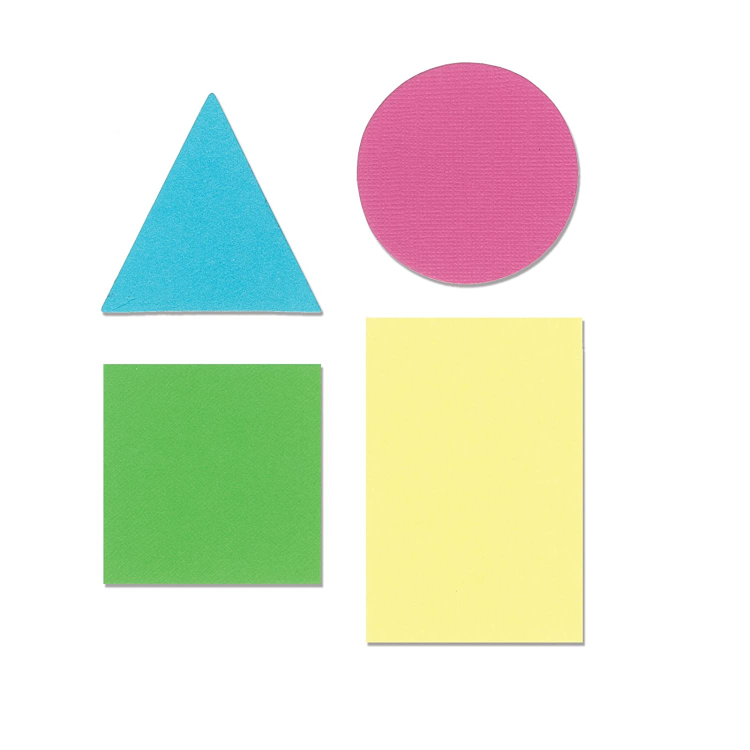
#> input picture data/shapes2.jpg, 1500 x 1500 px (shown at 1/2 size)
$ python contour_shape.detection.py
#> lines starting #> are read from the running program, lines starting #| are printed output that depends on the picture; after the words box and inside, x2 and y2 are one past the last pixel; in counts of white or black regions, pixels touching at a corner belong together; long printed decimals are rounded
import cv2
import numpy as np

# contour are corner points or outline


def stackImages(scale, imgArray):
    rows = len(imgArray)
    cols = len(imgArray[0])
    rowsAvailable = isinstance(imgArray[0], list)
    width = imgArray[0][0].shape[1]
    height = imgArray[0][0].shape[0]
    if rowsAvailable:
        for x in range(0, rows):
            for y in range(0, cols):
                if imgArray[x][y].shape[:2] == imgArray[0][0].shape[:2]:
                    imgArray[x][y] = cv2.resize(
                        imgArray[x][y], (0, 0), None, scale, scale
                    )
                else:
                    imgArray[x][y] = cv2.resize(
                        imgArray[x][y],
                        (imgArray[0][0].shape[1], imgArray[0][0].shape[0]),
                        None,
                        scale,
                        scale,
                    )
                if len(imgArray[x][y].shape) == 2:
                    imgArray[x][y] = cv2.cvtColor(imgArray[x][y], cv2.COLOR_GRAY2BGR)
        imageBlank = np.zeros((height, width, 3), np.uint8)
        hor = [imageBlank] * rows
        hor_con = [imageBlank] * rows
        for x in range(0, rows):
            hor[x] = np.hstack(imgArray[x])
        ver = np.vstack(hor)
    else:
        for x in range(0, rows):
            if imgArray[x].shape[:2] == imgArray[0].shape[:2]:
                imgArray[x] = cv2.resize(imgArray[x], (0, 0), None, scale, scale)
            else:
                imgArray[x] = cv2.resize(
                    imgArray[x],
                    (imgArray[0].shape[1], imgArray[0].shape[0]),
                    None,
                    scale,
                    scale,
                )
            if len(imgArray[x].shape) == 2:
                imgArray[x] = cv2.cvtColor(imgArray[x], cv2.COLOR_GRAY2BGR)
        hor = np.hstack(imgArray)
        ver = hor
    return ver


def getContours(img, imgContour):
    countours, hierarchy = cv2.findContours(
        img, cv2.RETR_EXTERNAL, cv2.CHAIN_APPROX_NONE
    )  # find the edges

    for cnt in countours:
        area = cv2.contourArea(cnt)
        print(area)
        cv2.drawContours(imgContour, cnt, -1, (255, 0, 0), 3)
        # to get the corners
        peri = cv2.arcLength(cnt, True)
        print(peri)

        # approximate corner points
        approx = cv2.approxPolyDP(cnt, 0.02 * peri, True)
        print(len(approx))  # 3 circle , 4 square etc

        # object corners
        objectCorner = len(approx)
        x, y, w, h = cv2.boundingRect(approx)

        if objectCorner == 3:
            objectType = "Triangle"
        elif objectCorner == 4:
            aspectRatio = w / float(h)
            if aspectRatio > 0.95 and aspectRatio < 1.05:
                objectType = "Square"
            else:
                objectType = "Rectangle"
        elif objectCorner > 4:
            objectType = "Circle"
        else:
            objectType = None

        # bounding box across all shapes
        cv2.rectangle(imgContour, (x, y), (x + w, y + h), (0, 255, 0), 3)
        cv2.putText(
            imgContour,
            objectType,
            (x + (w // 2) - 10, y + (h // 2) - 10),
            cv2.FONT_ITALIC,
            0.5,
            (0, 255, 255),
            2,
        )


img = cv2.imread("data/shapes2.jpg")
#> img is the input picture: shape (1500, 1500, 3); mean B, G, R 218.7, 234.1, 229.9
img = cv2.resize(img, (600, 400))
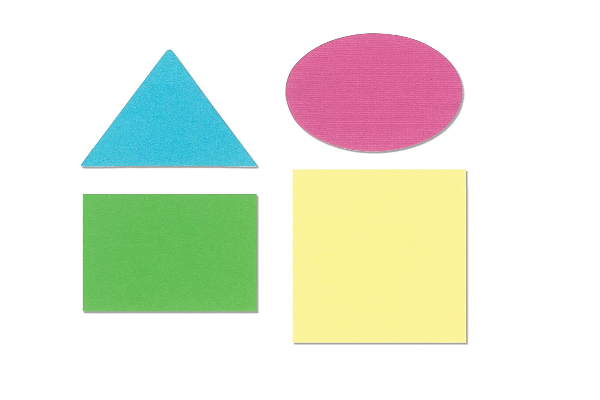
#> img: shape (400, 600, 3); mean B, G, R 218.7, 234.1, 229.9

print(img.shape)
#| (400, 600, 3)
# (602, 564, 3)

imgContour = img.copy()

# convert to grayscale
imgGray = cv2.cvtColor(img, cv2.COLOR_BGR2GRAY)
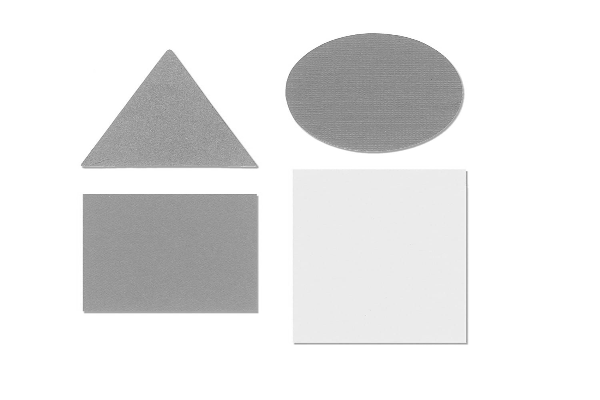
#> imgGray: shape (400, 600); min 102, max 255, mean 231.1
print(imgGray.shape)
#| (400, 600)
# (602, 564) # losing the channel after converting to GrayScale

# Adding Blur
imgBlur = cv2.GaussianBlur(imgGray, (9, 9), 0.5)

# Adding Canny

imgCanny = cv2.Canny(imgBlur, 50, 50)
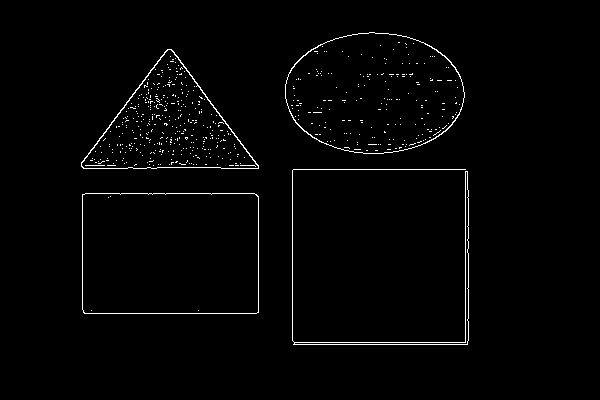
#> imgCanny: shape (400, 600); 1.6% white in thin lines or dots, all inside (x1, y1, x2, y2) = (81, 32, 469, 345)

getContours(imgCanny, imgContour)
#> in getContours, `countours, hierarchy = cv2.findContours( img, cv2.RETR_EXTERNAL, cv2.C..`: countours = 4 contours; box (x1, y1, x2, y2) and area: (82, 193, 259, 314) 21102, (285, 32, 465, 154) 16982, (81, 49, 259, 169) 11080, (292, 169, 469, 345) 829
#> the loop in getContours, `for cnt in countours:` made 4 passes
#> (area, peri, approx, objectCorner, x, y, w, h) on pass 1: (21101.5, 592, [[82, 194], [84, 313], [258, 312], [256, 194]], 4, 82, 194, 177, 120)
#> (area, peri, approx, objectCorner, x, y, w, h) on pass 3: (11080.5, 492, [[81, 162], [258, 168], [171, 49]], 3, 81, 49, 178, 120)
#| 21101.5
#| 592.042
#| 4
#| 829.0
#| 1391.113
#| 8
#| 11080.5
#| 491.973
#| 3
#| 16982.0
#> (further printed lines are left out)
#> after the loop in getContours, `for cnt in countours:`:
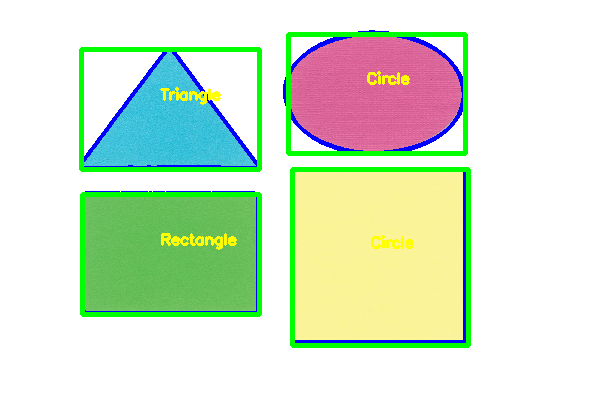
#> imgContour: shape (400, 600, 3); 7.59% of pixels changed, all inside (x1, y1, x2, y2) = (79, 30, 471, 348)

imgBlank = np.zeros_like(img)

imgStack = stackImages(0.6, ([img, imgGray, imgBlur], [imgCanny, imgContour, imgBlank]))
#> after the loop in stackImages, `for x in range(0, rows):`: hor = 2 items
#> in stackImages, `ver = np.vstack(hor)`:
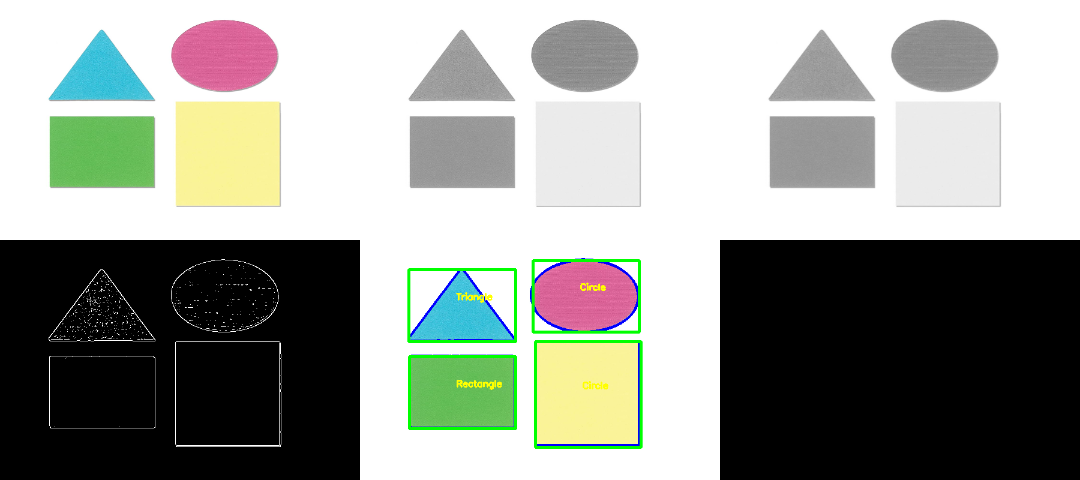
#> ver: shape (480, 1080, 3); mean of channels 0, 1, 2 148.6, 155.4, 151.8; drawn as B, G, R

# cv2.imshow("sample", img)
# cv2.imshow("Gray", imgGray)
# cv2.imshow("Blur", imgBlur)

cv2.imshow("Stacked", imgStack)
cv2.waitKey(0)

$ run again, with data/shapes.jpg copied over data/shapes2.jpg
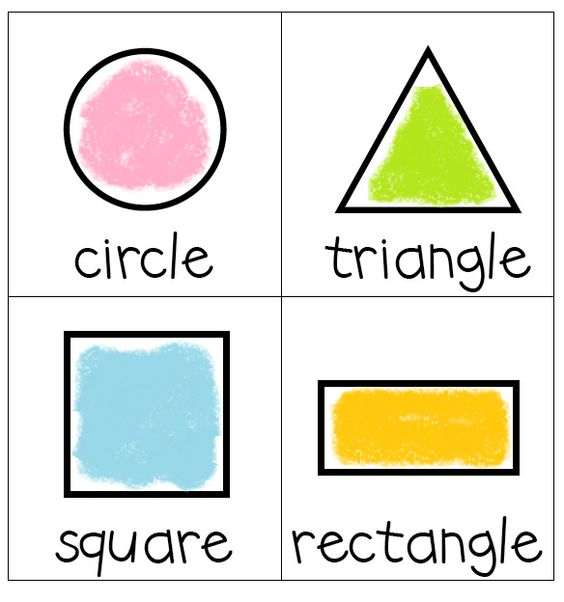
#> input picture data/shapes.jpg, 564 x 602 px
#> img is the input picture: shape (602, 564, 3); mean B, G, R 218.1, 227.9, 228
#> img: shape (400, 600, 3)
#| (400, 600, 3)
#| (400, 600)
#> imgCanny: shape (400, 600); 7.2% white in thin lines or dots
#> countours = 1 contour; box (x1, y1, x2, y2) and area: (7, 6, 591, 387) 221519
#> the loop in getContours, `for cnt in countours:` made 1 pass
#> (area, peri, approx, objectCorner, x, y, w, h) on pass 1: (221519, 1924.1, [[7, 8], [7, 385], [590, 385], [589, 7]], 4, 7, 7, 584, 379)
#> (printed output is left out)
#> after the loop in getContours, `for cnt in countours:`:
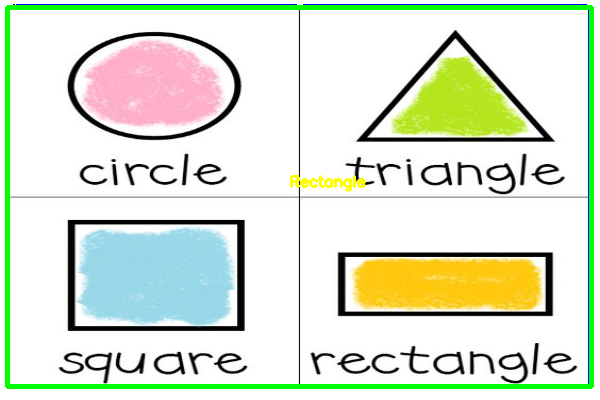
#> imgContour: shape (400, 600, 3); mean B, G, R 209.3, 229, 218.8
#> after the loop in stackImages, `for x in range(0, rows):`: hor = 2 items
#> in stackImages, `ver = np.vstack(hor)`:
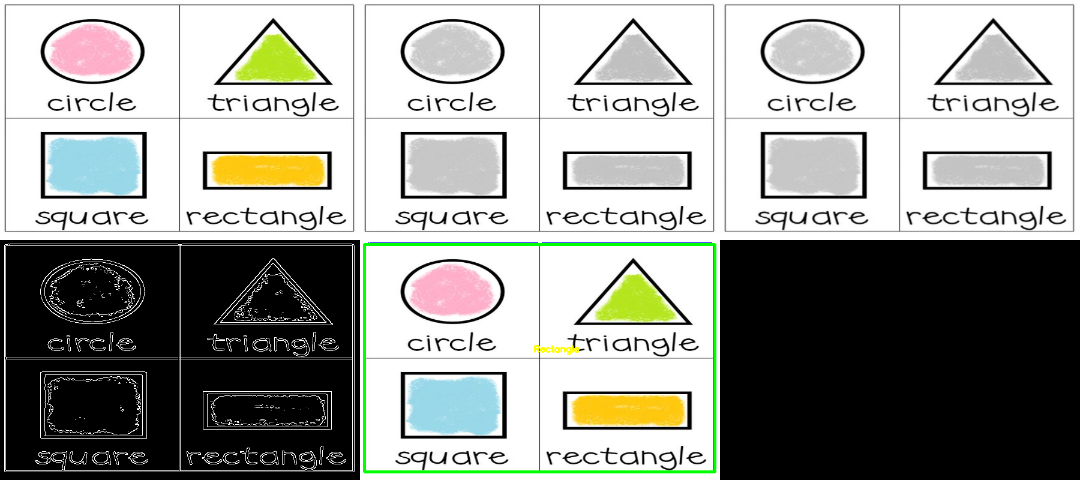
#> ver: shape (480, 1080, 3); mean of channels 0, 1, 2 149.8, 154.8, 153.1; drawn as B, G, R
